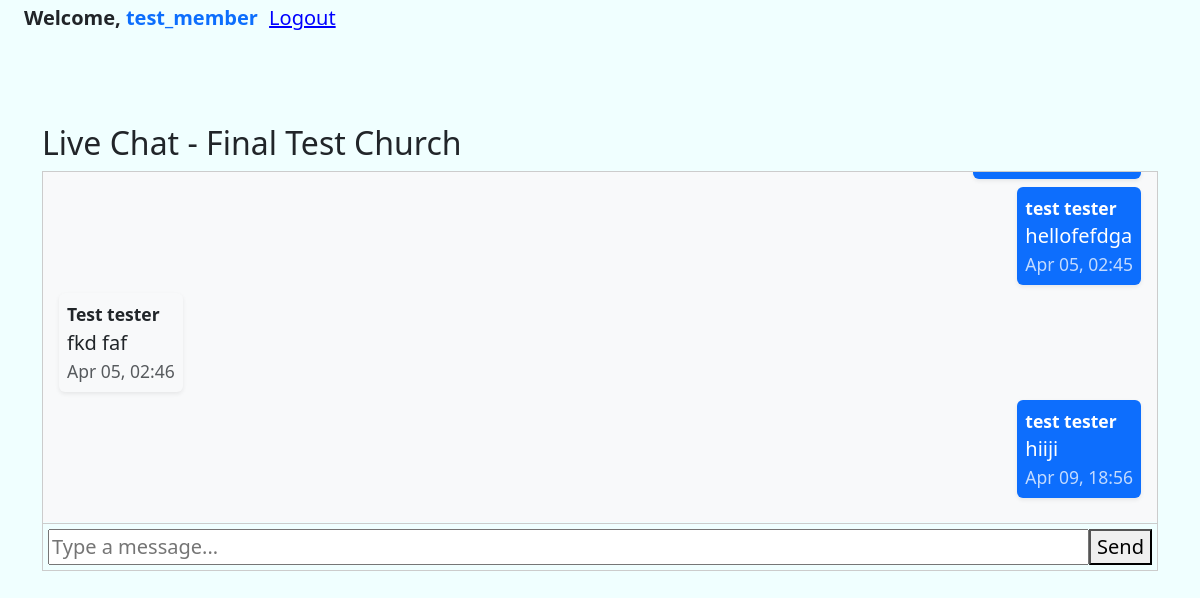
The page /chat/10/ (signed in) on the database its author committed.
### core/models.py (models this page shows, shortened)
class Church(models.Model):
    name = models.CharField(max_length=200)
    city = models.CharField(max_length=120)
    created = models.DateTimeField(auto_now_add=True)
    owner = models.ForeignKey(User, on_delete=models.CASCADE)

class ChatMessage(models.Model):
    church = models.ForeignKey(Church, on_delete=models.CASCADE)
    user = models.ForeignKey(User, on_delete=models.CASCADE)
    message = models.TextField()
    created = models.DateTimeField(auto_now_add=True)

### core/views.py (the view)
# urls.py: path('chat/<int:church_id>/', views.chat_page, name='chat'),
@login_required
def chat_page(request, church_id):
    church = get_object_or_404(Church, id=church_id)
    chat_messages = ChatMessage.objects.filter(church=church).order_by('-created')[:50]
    chat_messages = list(chat_messages)[::-1]
    return render(request, 'chat.html', {
        'church': church,
        'chat_messages': chat_messages
    })

### core/templates/chat.html (shortened to what this page needs)
{% extends 'base.html' %}
{% load static %}
{% block content %}
<h2>Live Chat - {{ church.name }}</h2>
<div style="display: flex; flex-direction: column; height: 400px; border: 1px solid #ccc;">
    <div id="chat-box" class="flex-grow-1 overflow-auto p-3" data-user-id="{{ request.user.id }}">
        {% for msg in chat_messages %}
            <div class="d-flex mb-2 {% if msg.user == request.user %}justify-content-end{% else %}justify-content-start{% endif %}">
                <div class="p-2 rounded shadow-sm
                    {% if msg.user == request.user %}
                        bg-primary text-white
                    {% else %}
                        bg-light
                    {% endif %}
                    " style="max-width: 70%;">
                    <div class="small fw-bold">
                        {{ msg.user.first_name }} {{ msg.user.last_name }}
                    </div>
                    <div>
                        {{ msg.message }}
                    </div>
                    <div class="text-end small opacity-75">
                        {{ msg.created|date:"M d, H:i" }}
                    </div>
                </div>
            </div>
        {% endfor %}
    </div>
    <div style="display: flex; border-top: 1px solid #ccc; padding: 5px;">
        <input id="message-input" type="text" placeholder="Type a message..." style="flex: 1;" />
        <button onclick="sendMessage()">Send</button>
    </div>
</div>
{% endblock %}

### core/templates/base.html (shortened to what this page needs)
{% load static %}
<html lang="en">
<head>
    <link href="https://cdn.jsdelivr.net/npm/bootstrap@5.3.8/dist/css/bootstrap.min.css" rel="stylesheet">
    <link rel="stylesheet" href="{% static 'css/main.css' %}">
    <b class="welcome">
        {% if user.is_authenticated %}
            <span>Welcome, <a href="{% url 'user_dashboard' %}">{{ user.username }}</a></span>
        <form method="post" action="{% url 'logout' %}" style="display:inline;">
            <button type="submit" style="background:none; border:none; color:blue; text-decoration:underline; cursor:pointer;">
                Logout
            </button>
        </form>
        {% else %}
            {% if request.resolver_match.url_name == 'login' %}
                <a href="{% url 'signup' %}">Sign up</a>
            {% else %}
                <a href="{% url 'login' %}">Login</a>
            {% endif %}
        {% endif %}
    </b>
</head>
<body class="body" name="body">
    <br><br><br>
<div class="container container-sm">
    {% block content %}
    {% endblock %}
</div>
</body>
</html>

### static/css/main.css (style rules this page uses)
html { height: 100%; }
body { background-color: azure; font-size: 20px; min-height: 100%; display: flex; flex-direction: column; }
#chat-box { background: #f8f9fa; }
a { text-decoration: none; }
.welcome { margin-left: 2%; margin-top: .2%; }

### rows shown on the page
Church: name "Final Test Church"
ChatMessage: user.first_name "test", user.last_name "tester", message "hellofefdga", created "Apr 05, 02:45"
ChatMessage: user.first_name "Test", user.last_name "tester", message "fkd faf", created "Apr 05, 02:46"
ChatMessage: user.first_name "test", user.last_name "tester", message "hiiji", created "Apr 09, 18:56"

### other values the page prints
{{ user.username }} "test_member"
